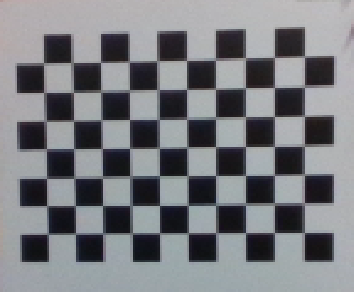
#> input picture src/camera_cal/board.jpg, 354 x 292 px; its folder holds 4 pictures in this run
$ jupyter execute --allow-errors notebook.ipynb   (shell and % lines are left out)   (older library calls are emulated)
#> lines starting #> are read from the running program, lines starting #| are printed output that depends on the picture
### src/utils2.py
# Main imports
import numpy as np
import cv2
import glob
import matplotlib.pyplot as plt


##############################################################################
###################      IMAGE MODIFICATION FUNCTIONS      ###################
##############################################################################

# [73 lines left out: functions to_grayscale, to_hsv, to_hls, to_lab, load_image, show_image_list, not called in this run]

### src/notebook.ipynb
# Advanced Lane Detection Using Computer Vision

Identifying lanes on the road is a common task performed by all human drivers to ensure their vehicles are within lane constraints when driving, so as to make sure traffic is smooth and minimize chances of collisions with other cars in nearby lanes.

Similarly, it is a critical task for an autonomous vehicle to perform. It turns out that recognising lane markings on roads is possible using well known computer vision techniques. We will cover how to use various techniques to identify and draw the inside road lanes, lane curvature, and even estimate the vehicle position relative to the lane.

This is project 4 of Term 1 of the Udacity Self Driving Car Engineer Nanodegree.

# Calibration And Undistortion

## Camera Calibration

The first step we will take is to find the calibration matrix, along with distortion coefficient for the camera that was used to take pictures of the road. This is necessary because the convex shape of camera lenses curves light rays as the enter the pinhole, therefore causing distortions to the real image. Therefore lines that are straight in the real world may not be anymore on our photos.

To compute the camera the transformation matrix and distortion coefficients, we use a multiple pictures of a _chessboard_ on a flat surface taken **by the same camera**. OpenCV has a convenient method called [findChessboardCorners](http://docs.opencv.org/2.4/modules/calib3d/doc/camera_calibration_and_3d_reconstruction.html#cv2.findChessboardCorners) that will identify the points where black and white squares intersect and reverse engineer the distorsion matrix this way.

[cell 1]
# Main imports
import numpy as np
import cv2
import glob
import matplotlib.pyplot as plt
from collections import deque
import math

[cell 2]
from importlib import reload
import utils2; reload(utils2)
from utils2 import *

[cell 3]
def findChessboardCorners(img, nx, ny):
    """
    Finds the chessboard corners of the supplied image (must be grayscale)
    nx and ny parameters respectively indicate the number of inner corners in the x and y directions
    """
    return cv2.findChessboardCorners(img, (nx, ny), None)
# [9 lines left out: function showChessboardCorners, not called in this run]
def findImgObjPoints(imgs_paths, nx, ny):
    """
    Returns the objects and image points computed for a set of chessboard pictures taken from the same camera
    nx and ny parameters respectively indicate the number of inner corners in the x and y directions
    """
    objpts = []
    imgpts = []

    # Pre-compute what our object points in the real world should be (the z dimension is 0 as we assume a flat surface)
    objp = np.zeros((nx * ny, 3), np.float32)
    objp[:, :2] = np.mgrid[0:nx, 0:ny].T.reshape(-1, 2)

    for img_path in imgs_paths:
        img = load_image(img_path)
#> in load_image, img is the input picture: shape (292, 354, 3); mean B, G, R 127.2, 122.8, 121.2
        gray = to_grayscale(img)
        ret, corners = findChessboardCorners(gray, nx, ny)
#> ret = False; corners = None

        if ret:
            # Found the corners of an image
            imgpts.append(corners)
            # Add the same object point since they don't change in the real world
            objpts.append(objp)

    return objpts, imgpts
# [147 lines left out: functions undistort_image, compute_hsv_white_red_binary, compute_hls_white_red_binary, abs_sobel, mag_sobel, dir_sobel and 4 more, not called in this run]

def create_queue(length = 10):
    return deque(maxlen=length)
class LaneLine:
    # [7 lines left out: function __init__, not called in this run]

class LaneLineHistory:
    # [36 lines left out: functions __init__, append, get_smoothed_polynomial, not called in this run]

class AdvancedLaneDetectorWithMemory:
    """
    The AdvancedLaneDetectorWithMemory is a class that can detect lines on the road
    """
    # [430 lines left out: functions __init__, process_image, draw_lane_curvature_text, combine_images, draw_lane_area, draw_lane_lines and 4 more, not called in this run]

#> (a cell that did not finish here is left out)

[cell 5]
test_image = 7
calibration_dir = "camera_cal"
test_imgs_dir = "test_images"
cal_imgs_paths = glob.glob(calibration_dir + "/*.jpg")
cx = 9
cy = 6
opts, ipts = findImgObjPoints(cal_imgs_paths, cx, cy)
test_imgs_paths = glob.glob(test_imgs_dir + "/*.jpg")
test_imgs = np.asarray(list(map(lambda img_path: load_image(img_path), test_imgs_paths)))
undist_test_imgs = np.asarray(list(map(lambda img: undistort_image(img, opts, ipts), test_imgs)))
#> (the rest of this cell did not finish here and is left out)

#> (a cell that did not finish here is left out)

[cell 7]
calibration_dir = "camera_cal"
test_imgs_dir = "test_images"
output_imgs_dir = "output_images"
output_videos_dir = "output_videos"

### Finding Chessboard Corners

We must determine the number of inner corners horizontally and vertically for our sample chessboard pictures.

[cell 8]
# Let's get all our calibration image paths
cal_imgs_paths = glob.glob(calibration_dir + "/*.jpg")

#> (a cell that did not finish here is left out)

Our chessboard has *9* inner corners in the x direction, and *6* in the y direction. We will use these as parameters to *findChessboardCorners()*.

[cell 10]
cx = 10
cy = 7

We submit grayscale images to _findChessboardCorners_ so we must therefore define a utility method for this purpose.

[cell 11]
def findChessboardCorners(img, nx, ny):
    """
    Finds the chessboard corners of the supplied image (must be grayscale)
    nx and ny parameters respectively indicate the number of inner corners in the x and y directions
    """
    return cv2.findChessboardCorners(img, (nx, ny), None)

[cell 12]
# [9 lines left out: function showChessboardCorners, not called in this run]

#> (a cell that did not finish here is left out)

We can see that corners are very well identified. Next we identify image and object points to calibrate the camera.

### Image Undistortion

#### Identifying Image And Object Points

We find the mappings for coordinates of the images in 2D space (i.e. *image points*) to those of the undistorted image in the real-world (i.e. *object points*)

[cell 14]
def findImgObjPoints(imgs_paths, nx, ny):
    """
    Returns the objects and image points computed for a set of chessboard pictures taken from the same camera
    nx and ny parameters respectively indicate the number of inner corners in the x and y directions
    """
#> called with nx = 10, ny = 7
    objpts = []
    imgpts = []

    # Pre-compute what our object points in the real world should be (the z dimension is 0 as we assume a flat surface)
    objp = np.zeros((nx * ny, 3), np.float32)
    objp[:, :2] = np.mgrid[0:nx, 0:ny].T.reshape(-1, 2)

    for img_path in imgs_paths:
        img = load_image(img_path)
        gray = to_grayscale(img)
        ret, corners = findChessboardCorners(gray, nx, ny)
#> ret = True; corners = 70 rows, first 8: [303.6, 233.7], [274.5, 232.5], [245.5, 232.5], [214.5, 233], [187.5, 231.9], [160.9, 232.4], [131.5, 233], [105.9, 232.7]

        if ret:
            # Found the corners of an image
            imgpts.append(corners)
            # Add the same object point since they don't change in the real world
            objpts.append(objp)

    return objpts, imgpts

[cell 15]
opts, ipts = findImgObjPoints(cal_imgs_paths, cx, cy)

#### Finding Calibration Matrix

[cell 16]
def undistort_image(img, objpts, imgpts):
    """
    Returns an undistorted image
    The desired object and image points must also be supplied to this function
    """
    """ ret, mtx, dist, rvecs, tvecs = cv2.calibrateCamera(objpts, imgpts, to_grayscale(img).shape[::-1], None, None)
    undist = cv2.undistort(img, mtx, dist, None, mtx)
    return undist """
    return img

[cell 17]
cal_img_example = load_image(cal_imgs_paths[0])
cal_img_undist = undistort_image(cal_img_example, opts, ipts)
# cal_img_undist = cal_img_example
fig, ax = plt.subplots(1, 2, figsize=(10,7))
ax[0].imshow(cal_img_example)
ax[0].axis("off")
ax[0].set_title("Distorted Image")

ax[1].imshow(cal_img_undist)
ax[1].axis("off")
ax[1].set_title("Undistorted Image")

plt.show()
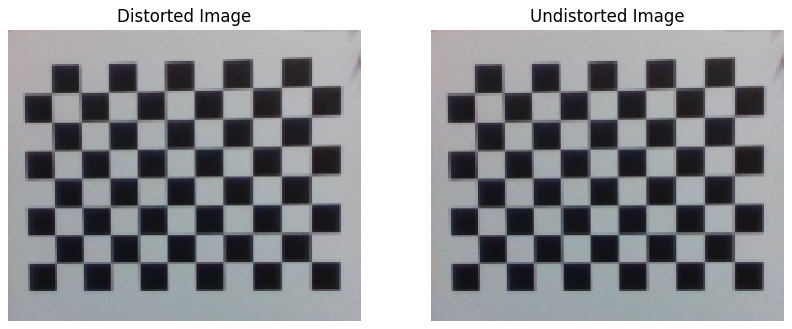
#> figure drawn by matplotlib, 2 panels

We can see that the undistortion step indeed works well. Let's apply the undistortion step to our test images.

#### Undistorting Test Images

[cell 18]
test_imgs_paths = glob.glob(test_imgs_dir + "/*.jpg")

[cell 19]
test_img_names = np.asarray(list(map(lambda img_path: img_path.split("/")[-1].split(".")[0], test_imgs_paths)))
undist_test_img_names = np.asarray(list(map(lambda img_name: "{0}{1}".format("undistorted_", img_name), test_img_names)))
test_img_names

[cell 20]
test_imgs = np.asarray(list(map(lambda img_path: load_image(img_path), test_imgs_paths)))
undist_test_imgs = np.asarray(list(map(lambda img: undistort_image(img, opts, ipts), test_imgs)))
undist_test_imgs = test_imgs

[cell 21]
test_img_and_undist = np.asarray(list(zip(test_imgs, undist_test_imgs)))
test_img_and_undist_names = np.asarray(list(zip(test_img_names, undist_test_img_names)))

#> (a cell that did not finish here is left out)
